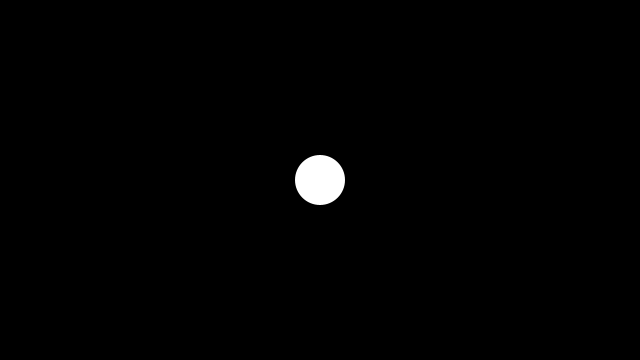
Frame 1 (no input)
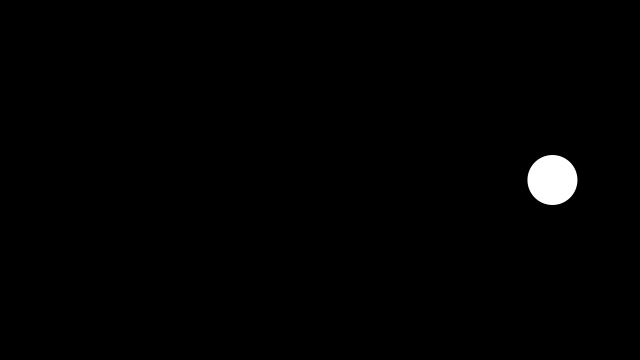
Frame 60 (the mouse pressed at the canvas centre just before this capture)
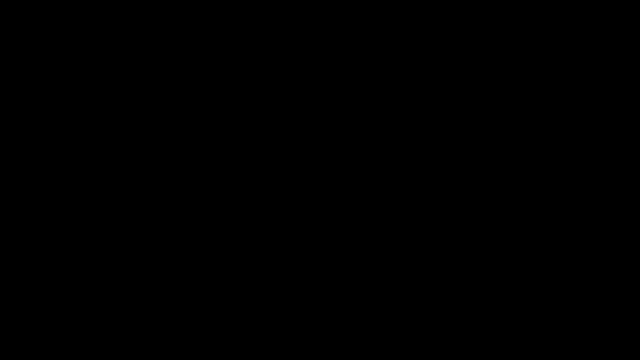
Frame 120 (the mouse held since frame 60 and released just before this capture)

The Processing sketch that drew these frames (run headless with seeded random() and noise(); from frame 60 on, the mouse is pressed at the canvas centre):

// Processing sketch: conditional_stp_0
// ── conditional_stp_0.pde
float x, y;
float speedX, speedY;
float rad = 25;

void setup() {
  size(640, 360);
  noStroke();
  x = width * 0.5;
  y = height * 0.5;
  speedX = random(2, 5);
  speedY = 0;
}

void draw() {
  background(0);

  fill(255);
  circle(x, y, rad * 2);

  x += speedX;
  y += speedY;
}
